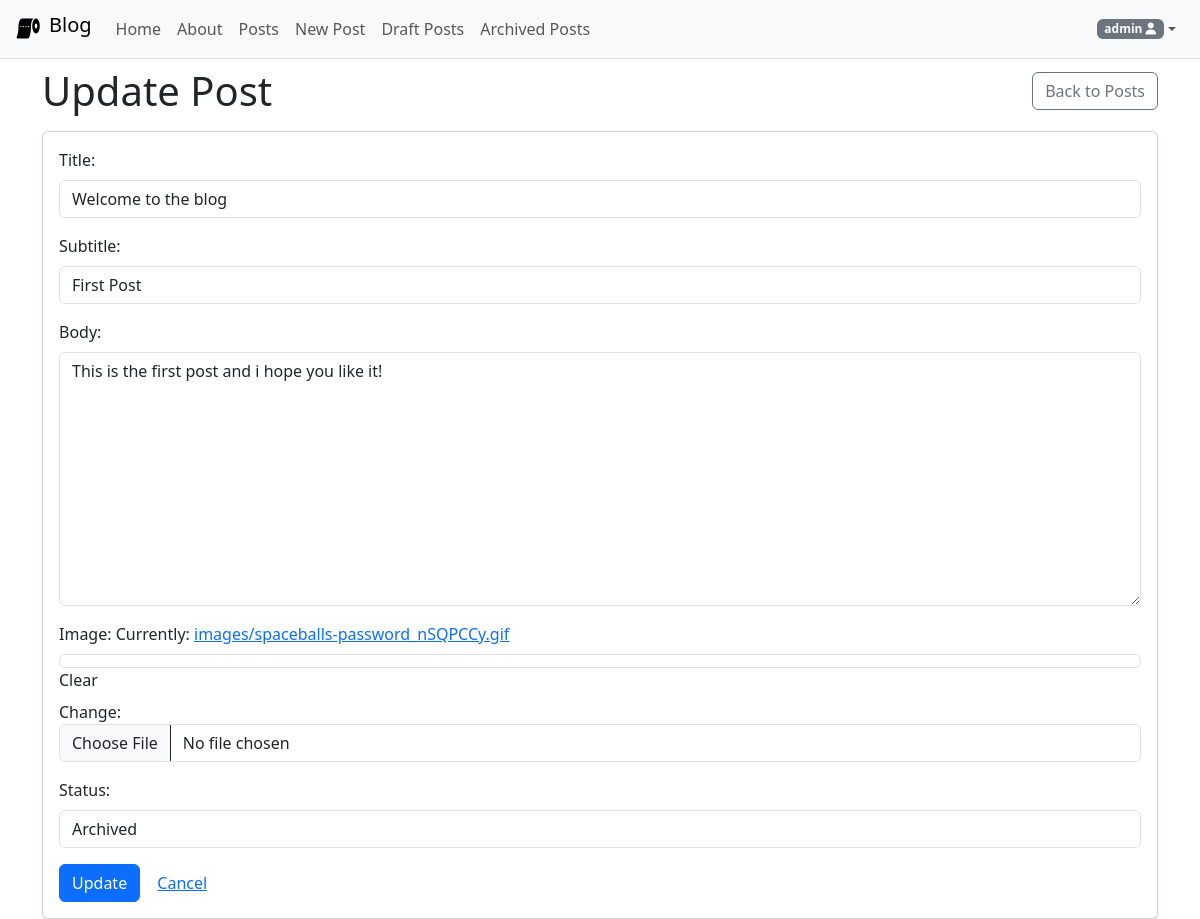
Screenshot of /posts/update/1/ (signed in) with the database file from the repository.
### posts/models.py (models this page shows, shortened)
class Post(models.Model):
    title = models.CharField(max_length=128)
    subtitle = models.CharField(max_length=256, blank=True)
    body = models.TextField()
    image = models.ImageField(upload_to='images/', blank=True)
    created_on = models.DateTimeField(auto_now_add=True)
    author = models.ForeignKey(
        get_user_model(),
        on_delete=models.CASCADE,
        related_name='posts'
    )
    status = models.ForeignKey(
        Status,
        on_delete=models.PROTECT,
        null=False,
        related_name='posts'
    )

### posts/views.py (the view)
# urls.py: path("update/<int:pk>/", PostUpdateView.as_view(), name="post_update"),
class PostUpdateView(LoginRequiredMixin, UserPassesTestMixin, UpdateView):
    template_name = "posts/update.html"
    context_object_name = "single_post"
    model = Post
    fields = ["title", "subtitle", "body", "image", "status"]
    def test_func(self):
        post = self.get_object()
        if self.request.user == post.author:
            return True
        else:
            return False

### posts/models.py (called while the page is built)
    def __str__(self):
        return self.name

### templates/posts/update.html (shortened to what this page needs)
{% extends 'base.html' %}
{% load static %}
{% block css %}
    <link rel="stylesheet" href="{% static 'css/posts.css' %}">
{% endblock %}
{% block content %}
    <div class="d-flex justify-content-between align-items-center mb-3">
        <h1 class="mb-0">Update Post</h1>
        <a href="{% url 'post_list' %}" class="btn btn-outline-secondary">Back to Posts</a>
    </div>
    <div class="card shadow-sm">
        <div class="card-body">
            <form id="update-form" method="post" enctype="multipart/form-data">
                {{ form.as_p }}
                <div class="mt-3">
                    <input type="submit" value="Update" class="btn btn-primary">
                    <a href="{% url 'post_detail' single_post.id %}" class="btn btn-link">Cancel</a>
                </div>
            </form>
        </div>
    </div>
{% endblock %}

### templates/components/navbar.html (shortened to what this page needs)
<nav class="navbar navbar-expand-lg navbar-light bg-light border-bottom px-3">
  <a class="navbar-brand d-flex align-items-center" href="{% url 'home' %}">
    <i class="fa-solid fa-toilet-paper me-2"></i>
    <h5>Blog</h5>
  </a>
  <div class="collapse navbar-collapse" id="navbarContent">
    <ul class="navbar-nav me-auto mb-2 mb-lg-0">
      <li class="nav-item">
        <a class="nav-link" href="{% url 'home' %}">Home</a>
      </li>
      <li class="nav-item">
        <a class="nav-link" href="{% url 'about' %}">About</a>
      </li>
      <li class="nav-item">
        <a class="nav-link" href="{% url 'post_list' %}">Posts</a>
      </li>
      {% if user.is_authenticated %}
      <li class="nav-item">
        <a class="nav-link" href="{% url 'post_new' %}">New Post</a>
      </li>
      <li class="nav-item">
        <a class="nav-link" href="{% url 'draft_list' %}">Draft Posts</a>
      </li>
      <li class="nav-item">
        <a class="nav-link" href="{% url 'archive_list' %}">Archived Posts</a>
      </li>
      {% endif %}
    </ul>
    {% if user.is_authenticated %}
      <ul class="navbar-nav ms-auto">
        <li class="nav-item dropdown">
          <a class="nav-link dropdown-toggle d-flex align-items-center" href="#" id="profileDropdown"
            role="button" data-bs-toggle="dropdown" aria-expanded="false">
            <span class="badge text-bg-secondary">
            {{ user.username }}
            <i class="fa-solid fa-user"></i>
            </span>
          </a>
        </li>
      </ul>
    {% endif %}
  </div>
</nav>

### rows the page displays
Post: title "Welcome to the blog", subtitle "First Post", body "This is the first post and i hope you like it!", status "Archived"

### other values shown
{{ user.username }} "admin"
